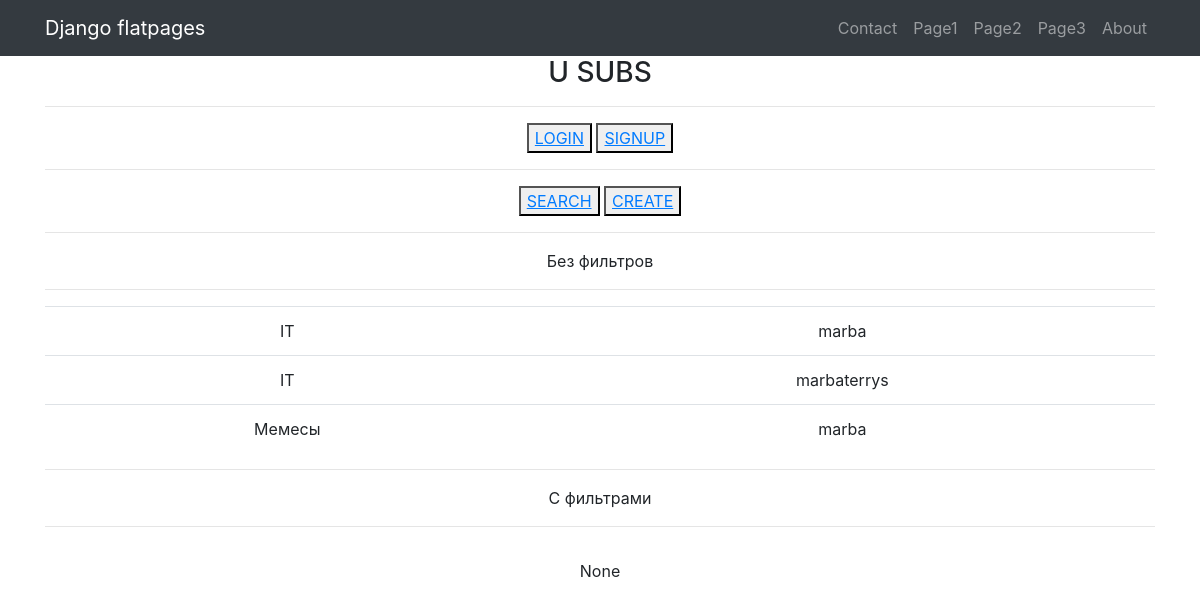
The app's page /news/result with its own data.
### news/models.py (models this page shows)
class CategorySubscriber(models.Model):
    classTrough = models.ForeignKey(Category, on_delete=models.CASCADE)
    userTrough = models.ForeignKey(User, on_delete=models.CASCADE)

class Category(models.Model):
    name = models.CharField(max_length=128, unique=True)
    subscriber = models.ManyToManyField(User, through='CategorySubscriber')
    def __str__(self):
        return self.name

### news/views.py (the view, shortened to what this page needs)
# urls.py: path('result', SubscriberCreateView.as_view(template_name="result_subscriber.html")),
class SubscriberCreateView(CreateView, ListView):
    model = CategorySubscriber
    template_name = 'result_subscriber.html'
    context_object_name = 'subs'
    form_class = SubsForm
    def get_context_data(self, **kwargs):
        context = super().get_context_data(**kwargs)
        user = self.request.user.id
        context['category'] = CategorySubscriber.objects.filter(userTrough=user)
        return context

### templates/result_subscriber.html (shortened to what this page needs)
{% extends 'flatpages/default.html' %}
{% block content %}
    <h3>U SUBS</h3>
<hr>
{% load account %}
{% if user.is_authenticated %}
You login as {% user_display user %}
<button type="button">
    <a href={% url 'account_logout' %} <u>LOGOUT</u></a>
</button>
{% if is_not_premium %}
<button> <a href={% url 'upgrade' %}> GET STARTED!</a> </button>
{% endif %}
{% else %}
<button type="button">
    <a href={% url 'account_login' %}><u>LOGIN</u></a>
</button>
<button type="button">
    <a href={% url 'account_signup' %}><u>SIGNUP</u></a>
</button>
{% endif %}
<hr>
<button type="button">
    <a href="/news/search"><u>SEARCH</u></a>
</button>
<button type="button">
    <a href="/news/add"><u>CREATE</u></a>
</button>
<hr>
Без фильтров
<hr>
<table class='table'>
    {% for list in subs %}
    <tr>
        <td class='text-center'>{{ list.classTrough }}</td>
        <td class='text-center'>{{ list.userTrough }}</td>
    {% endfor %}
    </tr>
</table>
<hr>
С фильтрами
<hr>
{{ request.user.id }}
 {% endblock content %}

### records on screen
CategorySubscriber: classTrough "IT", userTrough "marba"
CategorySubscriber: classTrough "IT", userTrough "marbaterrys"
CategorySubscriber: classTrough "Мемесы", userTrough "marba"

### other values on screen
{{ request.user.id }} "None"
